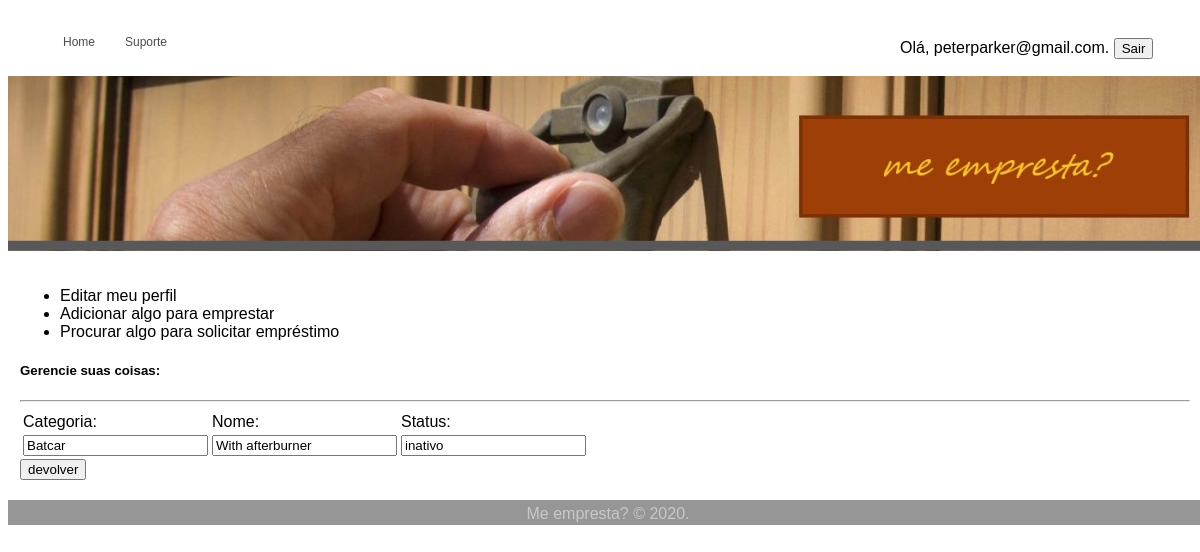
The app's page /meEmpresta/sessionloggedreturnthing.php?idop=1&idt=5 (signed in) with its own data.
### tables this page shows
CREATE TABLE `thing` (
  `id` mediumint(8) NOT NULL,
  `categoria` varchar(20) NOT NULL,
  `nome` varchar(20) NOT NULL,
  `descricao` varchar(50) NOT NULL,
  `disponibilidade` varchar(20) NOT NULL,
  `idademinima` tinyint(4) NOT NULL,
  `codmember` smallint(6) UNSIGNED NOT NULL,
  `dataregistro` datetime NOT NULL
);

CREATE TABLE `borrow` (
  `idop` mediumint(8) NOT NULL,
  `idthing` mediumint(8) NOT NULL,
  `idmbrsolic` smallint(6) NOT NULL,
  `idmbrprop` smallint(6) NOT NULL,
  `dataget` date NOT NULL,
  `datareturn` date NOT NULL,
  `dataregistro` datetime NOT NULL,
  `opstatus` varchar(10) NOT NULL
);

### meEmpresta/functs.php (called while the page is built, shortened)
<?php
function conn(){
    $servidor = "localhost";
    $usuario = "root";
    $senha = "";
    $dbname = "empresta";
    $conn = mysqli_connect($servidor, $usuario, $senha, $dbname);
    return $conn;
}
function getThingId($idt){
    $conn = conn();
    $query = "SELECT * FROM thing WHERE id = '{$idt}'";
    $exec_query = mysqli_query($conn, $query);
    $thing = mysqli_fetch_assoc($exec_query);
    return $thing;
}
function getopId($idop){
    $conn = conn();
    $query = "SELECT * FROM borrow WHERE idop = '{$idop}'";
    $exec_query = mysqli_query($conn, $query);
    $op = mysqli_fetch_assoc($exec_query);
    return $op;
}

### meEmpresta/sessionloggedreturnthing.php (the view, shortened to what this page needs)
<?php
include('functs.php');
?>
<!DOCTYPE html>
<html>
    <head>
        <link rel="stylesheet" type="text/css" href="_css/estilos.css" />
    </head>
    <body>
        <header>
            <div class="menuprincipal">
                <nav>
                    <ul class="menu">
                        <li><a href="sessionlogged.php">Home</a></li>
                        <li><a href="help.php">Suporte</a></li>
                    </ul>
                </nav>
            </div>
            <div class="hello">
               <?php if(isset($_SESSION['logininputbox'])){echo "Olá, ".$_SESSION['logininputbox'].".";} else {echo "Olá, visitante."; } ?>
               <a href='logout.php'><input type='button' value='Sair'> <a/>
            </div>
            <figure class="figure">
                <img class="knock" src="_imgs/knock.jpg">
            </figure>
        </header>
        <section class="section">
            <fieldset class='fieldset'>
                <div>
                    <ul class='menu2'>
                        <li><a href="sessionloggededitprofile.php">Editar meu perfil</a></li>
                        <li><a href="sessionloggedaddthing.php">Adicionar algo para emprestar</a></li>
                        <li><a href="sessionloggedsearchthing.php">Procurar algo para solicitar empréstimo</a></li>
                    </ul>
                </div>
                <form  name="editthing" method="POST" action="process_return_thing.php">
                    <h5>Gerencie suas coisas:</h5>
                    <hr>
                    <?php   $idop = getopId(filter_input(INPUT_GET, 'idop', FILTER_SANITIZE_NUMBER_INT));
                            $idt = getThingId(filter_input(INPUT_GET, 'idt', FILTER_SANITIZE_NUMBER_INT)); ?>
                    <td><input type="hidden" name="idop" value="<?php if(isset($idop)){echo $idop['idop'];}?>" />
                    <td><input type="hidden" name="idt" value="<?php if(isset($idt)){echo $idt['id'];}?>" />
                    <table>
                        <tr>
                            <td><label for="Nome">Categoria:</label>
                            <td><label for="Descrição">Nome:</label>
                            <td><label for="Status">Status:</label>
                        </tr>
                        <tr>
                            <td><input type="text" name="nome" value="<?php if(isset($idt)){echo $idt['nome'];}?>" />
                            <td><input type="text" name="descricao" value="<?php if(isset($idt)){echo $idt['descricao'];}?>" />
                            <td><input type="text" name="opstatus" value="<?php if(isset($idop)){ echo $idop['opstatus'];} ?>" />
                        </tr>
                    </table>
                    <input type="submit" value="devolver" />
                </form>
            </fieldset>
        </section>
        <footer class="footer">
            Me empresta? &copy; 2020.
        </footer>
    </body>
</html>

### meEmpresta/_css/estilos.css (style rules this page uses)
body { font-family: arial, helvetica, sans-serif; }
.menuprincipal { font-size: 12px; height: 30px; }
a { text-decoration: none; }
.figure { margin: 0px; }
.knock { margin: auto auto auto auto; }
.menu2 a { text-decoration: none; color: black; position:relative; float:left; display:block; }
.menu { list-style:none; float:left; }
.menu li { position:relative; float:left; }
.menu li a { color: rgba(75,75,75,1); text-decoration:none; padding: 15px 15px; display:block; }
.section { width: 1200px; }
.footer { padding-top: 5px; position: absolute; width: 1200px; text-align: center; height:20px; color: rgba(200,200,200,1); background-color: rgba(150,150,150,1); }
.fieldset { border: 0px; margin: 10px 10px 10px 0px; width: 1170px; }
.hello { position: absolute; left: 900px; }

### records on screen
thing: nome "Batcar", descricao "With afterburner"
borrow: opstatus "inativo"

### other values on screen
$_SESSION['logininputbox'] "peterparker@gmail.com"
